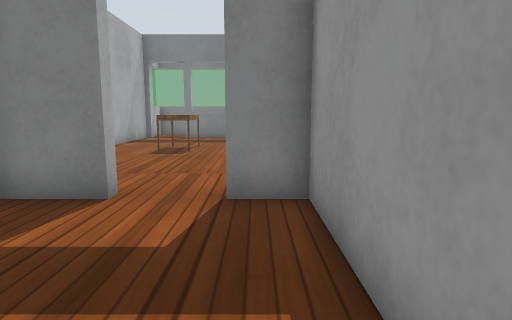
View 1 (above)

16 first-person views from a walk through a world built for the Gazebo simulator. The camera is 0.72 m above the floor, tilts 8° down and sees 75° across. The floor is counted in squares, 0.5 m on a side. Each view is taken from the middle of a square. On the plan, view 1 faces up. The plan holds only what a view shows up to about 15 squares ahead; the rest is blank. Gazebo's built-in surfaces are drawn with simple patterns.

View 2
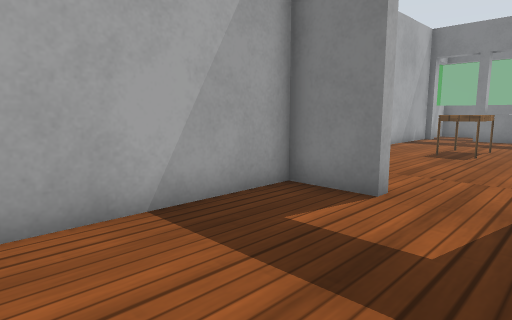

View 3
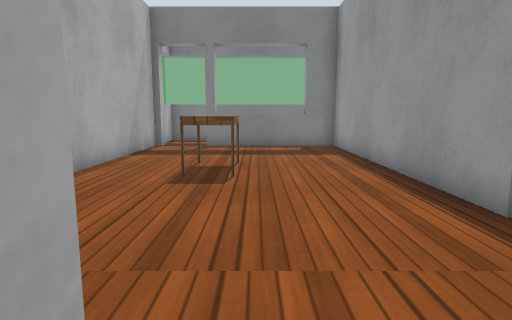

View 4
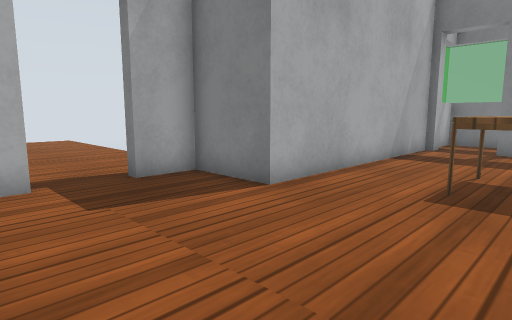

View 5
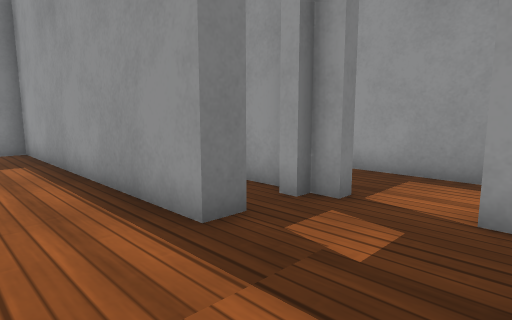

View 6
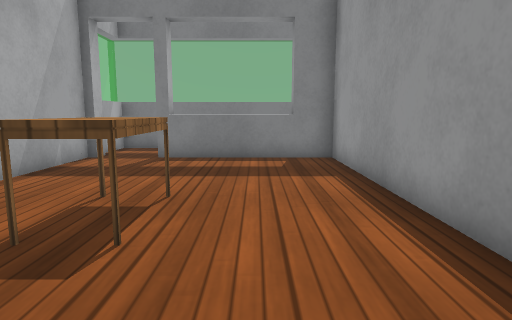

View 7
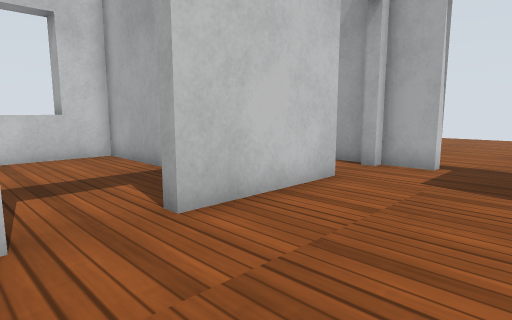

View 8
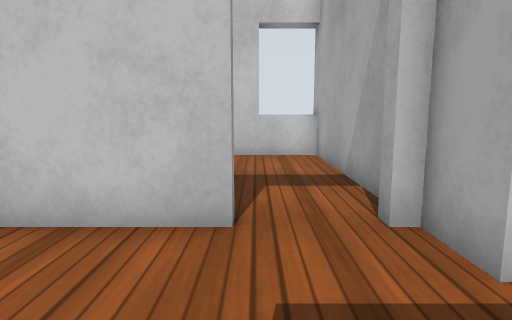

View 9
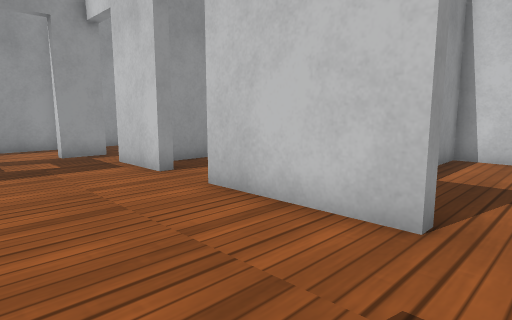

View 10
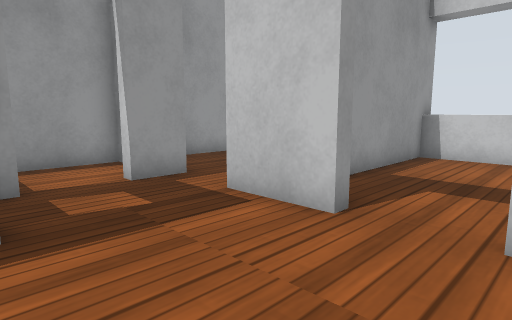

View 11
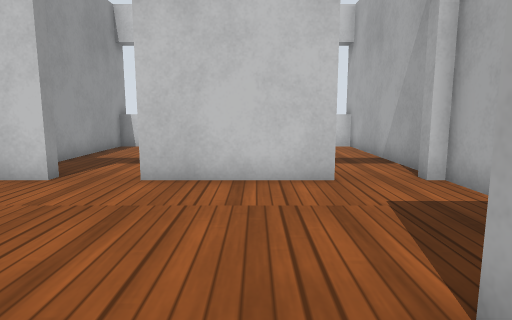

View 12
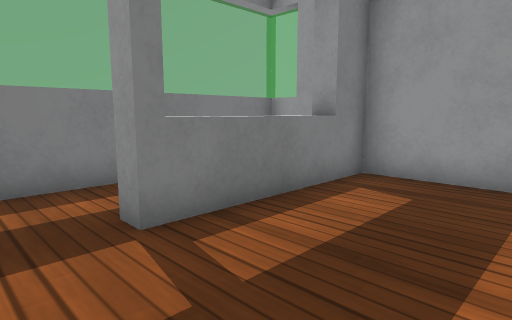

View 13
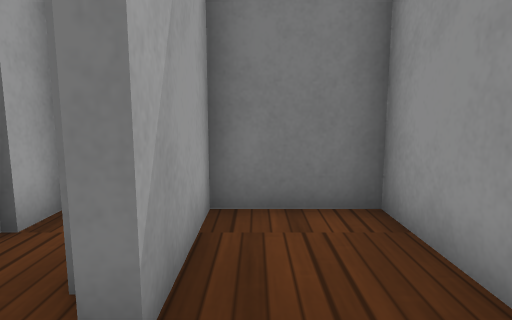

View 14
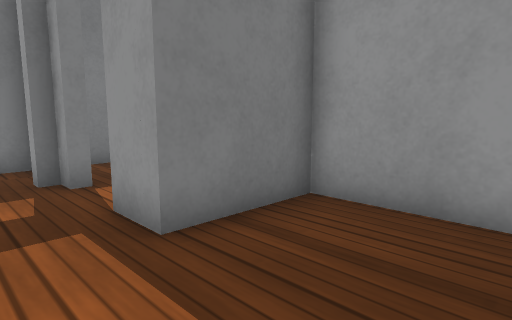

View 15
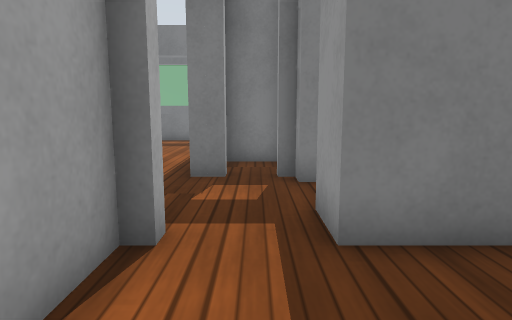

View 16
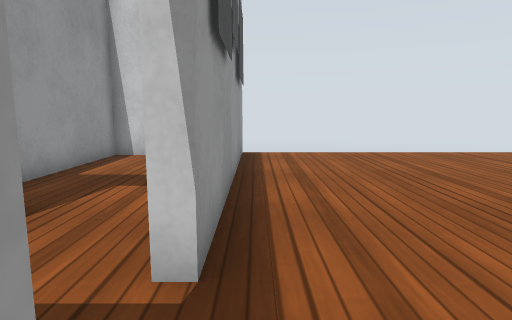

### Floor plan
Points are (right, up) in squares from view 1. A wall is a line through its corners. A room is listed if a view was taken in it or the views show most of it. See-through windows are left out.
Room 1 (views 1, 2, 3)
walls: (-2.5, 5.5) (-4.5, 5.5) (-4.5, -1.5); (0.9, -2.4) (0.9, 5.5) (-0.5, 5.5)
low walls: (-3.5, -1.5) (1, -1.5)
ways out: opening at (-1.5, 6) to room 2
Room 2 (views 4, 5, 6, 7, 8, 9, 10, 11, 12, 13)
walls: (1.5, 10.9) (1.5, 22.8); (-0.5, 5.5) (-0.5, 5.9) (1.9, 5.9) (1.9, 5.5); (-6.7, 5.4) (-6.7, 5.9) (-2.5, 5.9) (-2.5, 5.5); (4, 11.9) (2.1, 11.9) (2.1, 10.9); (-9.1, 7.3) (-9.1, 6.5); (-9.1, 5.4) (-9.1, -2.4); (-6.5, 19.5) (-6.5, 10.9) (-9.1, 10.9) (-9.1, 9.3); (6.9, 5.9) (6.9, 11.9) (4.3, 11.9) (4.3, 8.9) (3.9, 8.9) (3.9, 11.2); (-5.1, -1.5) (-5.1, 3.2)
low walls: (0.5, 19.8) (-3.6, 19.8); (1.5, 22.8) (-6.5, 22.8) (-6.5, 21); (-9.1, -1.5) (-7.4, -1.5)
ways out: opening at (-1.5, 6) to room 1; opening at (3, 6) to room 3; opening at (-9, 7.5) to room 4
objects: white box (-7, -2) to (-6, -2); white post (-4, 20); table (-3, 13) to (-3, 14); white box (1, 20); white box (2, 9); white post (2, 10); white box (4, 6) to (4, 7); white post (4, 10)
Room 3 (views 14, 15)
walls: (6.9, 1.6) (6.9, 5.5) (4.4, 5.5); (1.9, 5.5) (1.5, 5.5) (1.5, 3.8)
ways out: opening at (3, 6) to room 2
Room 4 (view 16)
walls: (-9.1, 9.3) (-9.5, 9.3); (-9.5, -2.4) (-9.5, 7.3) (-9.1, 7.3)
ways out: opening at (-9, 7.5) to room 2; gap at (-9, -2)
objects: white post (-9, 6); white box (-8, 20) to (-6, 20)

Positions as (right, up) in squares from view 1, and headings:
1: (0, 0), facing up
2: (0, 0), facing up-left
3: (-2, 5), facing up
4: (-2, 6), facing up-left
5: (-1, 6), facing up-right
6: (-1, 9), facing up
7: (0, 10), facing down-left
8: (-7, 10), facing down
9: (-8, 10), facing down-right
10: (-3, 10), facing down-right
11: (-5, 13), facing down
12: (-6, 16), facing up-right
13: (5, 7), facing up
14: (2, 2), facing up-right
15: (3, 2), facing up
16: (-10, 10), facing down
